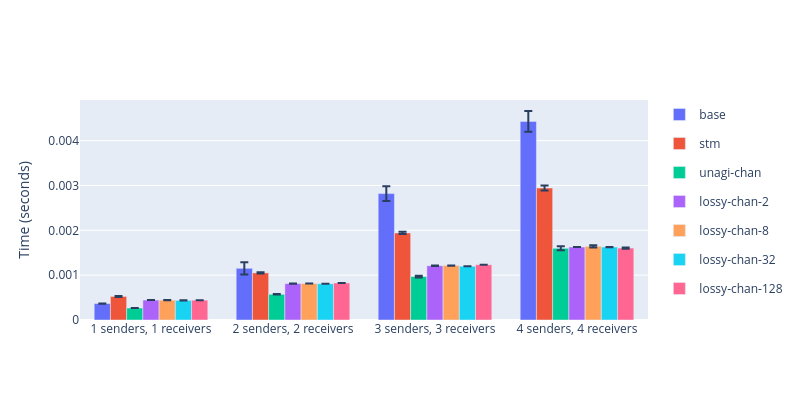

The notebook cell this image was saved under:
### Code cell
fig = go.Figure()
for index, Name in enumerate(df_time.Name.unique()):
    fig.add_trace(go.Bar(
        name=Name,
        x=df_time.Benchmark.unique(),
        y=df_time[df_time.Name == Name].Mean,
        error_y=dict(type='data', array=df_time[df_time.Name == Name].Stddev),
        marker=dict(color=px.colors.qualitative.Plotly[index]),
        legendgroup=Name,
    ))
fig.update_layout(
    barmode='group',
    width=800,
    height=400,
)
fig.update_yaxes(title_text="Time (seconds)")
fig.show()

### Figure 1 — Plotly figure (JSON) as saved in the notebook; plotly's stock layout.template omitted (floating-point values rounded to 4 significant figures)
{"data": [{"error_y": {"array": [1.834e-06, 0.0001375, 0.0001647, 0.0002315], "type": "data"}, "legendgroup": "base", "marker": {"color": "#636EFA"}, "name": "base", "type": "bar", "x": ["1 senders, 1 receivers", "2 senders, 2 receivers", "3 senders, 3 receivers", "4 senders, 4 receivers"], "y": [0.0003669, 0.001152, 0.002818, 0.004429]}, {"error_y": {"array": [1.144e-05, 1.531e-05, 2.545e-05, 5.632e-05], "type": "data"}, "legendgroup": "stm", "marker": {"color": "#EF553B"}, "name": "stm", "type": "bar", "x": ["1 senders, 1 receivers", "2 senders, 2 receivers", "3 senders, 3 receivers", "4 senders, 4 receivers"], "y": [0.000526, 0.001051, 0.001941, 0.002944]}, {"error_y": {"array": [9.804e-07, 5.727e-06, 1.867e-05, 4.404e-05], "type": "data"}, "legendgroup": "unagi-chan", "marker": {"color": "#00CC96"}, "name": "unagi-chan", "type": "bar", "x": ["1 senders, 1 receivers", "2 senders, 2 receivers", "3 senders, 3 receivers", "4 senders, 4 receivers"], "y": [0.0002678, 0.0005729, 0.0009692, 0.001598]}, {"error_y": {"array": [4.484e-07, 1.204e-06, 6.136e-06, 2.424e-06], "type": "data"}, "legendgroup": "lossy-chan-2", "marker": {"color": "#AB63FA"}, "name": "lossy-chan-2", "type": "bar", "x": ["1 senders, 1 receivers", "2 senders, 2 receivers", "3 senders, 3 receivers", "4 senders, 4 receivers"], "y": [0.0004448, 0.0008117, 0.001211, 0.001628]}, {"error_y": {"array": [3.2e-06, 5.993e-07, 1.196e-06, 2.345e-05], "type": "data"}, "legendgroup": "lossy-chan-8", "marker": {"color": "#FFA15A"}, "name": "lossy-chan-8", "type": "bar", "x": ["1 senders, 1 receivers", "2 senders, 2 receivers", "3 senders, 3 receivers", "4 senders, 4 receivers"], "y": [0.0004432, 0.0008135, 0.001214, 0.001642]}, {"error_y": {"array": [6.402e-07, 1.17e-06, 2.048e-06, 4.103e-06], "type": "data"}, "legendgroup": "lossy-chan-32", "marker": {"color": "#19D3F3"}, "name": "lossy-chan-32", "type": "bar", "x": ["1 senders, 1 receivers", "2 senders, 2 receivers", "3 senders, 3 receivers", "4 senders, 4 receivers"], "y": [0.0004375, 0.000808, 0.001199, 0.001626]}, {"error_y": {"array": [4.157e-07, 9.722e-07, 7.263e-07, 1.391e-05], "type": "data"}, "legendgroup": "lossy-chan-128", "marker": {"color": "#FF6692"}, "name": "lossy-chan-128", "type": "bar", "x": ["1 senders, 1 receivers", "2 senders, 2 receivers", "3 senders, 3 receivers", "4 senders, 4 receivers"], "y": [0.0004424, 0.0008262, 0.001232, 0.001604]}], "layout": {"barmode": "group", "height": 400, "width": 800, "yaxis": {"title": {"text": "Time (seconds)"}}}}
